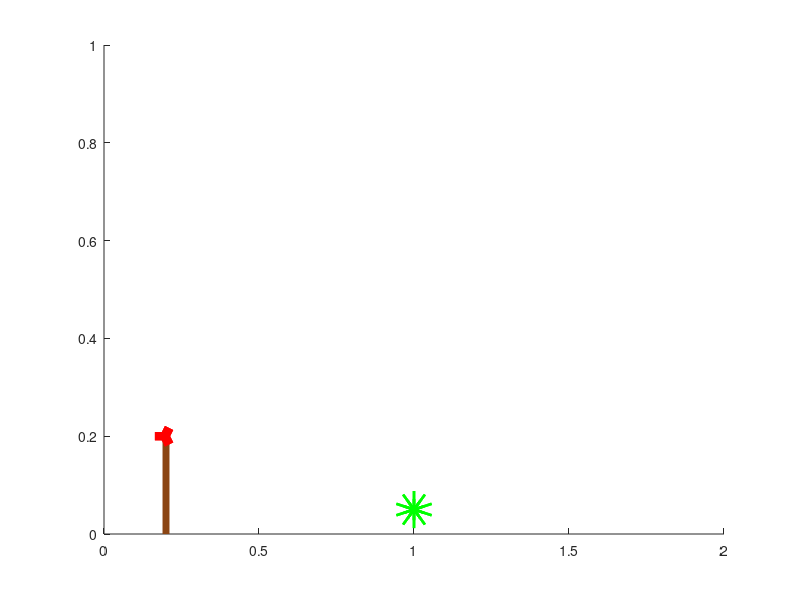

The MATLAB source for this figure:
function TestyTriangle

f=figure(1);
clf;
aH=axes('Xlim',[0,2],'Ylim',[0,1]);

% slingshot
line([0.2 0.2],[0 0.2],'color',[0.5451,0.2706,0.0745],'linewidth',5);
sling=line([0.2 0.2],[0.2 0.2],'color',[0.6275,0.3216,0.1765],'linewidth',2);
pos=text(1.56,0.96,'');

% bird
tri=line([0.2 0.2],[0.2 0.2],'color','red','linewidth',10,'Marker','>','MarkerFaceColor','r','ButtonDownFcn', @startDragFcn);

% pig
pig=line(1.0*[1 1],0.05*[1 1],'color','g','linewidth',21,'Marker','o','MarkerFaceColor','g');
set(pig,'Tag','Pig'); % allows us to locate the pig later

set(f,'WindowButtonUpFcn',@stopDragFcn);
set(f,'WindowButtonDownFcn',@startDragFcn); 

  function startDragFcn(varargin)
    set(f,'WindowButtonMotionFcn',@draggingFcn)
  end

  function draggingFcn(varargin)
    pt = get(aH,'CurrentPoint'); 
    dist = norm([pt(1),pt(3)]-[0.2,0.2]);
    if pt(1)<=0.2
      if dist<=0.15
        set(tri,'XData',pt(1)*[1 1],'YData',pt(3)*[1 1]);
        set(sling,'XData',[0.2 pt(1)],'YData',[0.2 pt(3)]);
        set(pos,'String',['x0 = ' num2str(pt(1)) ', y0 = ' num2str(pt(3))]);
      else
        newx=pt(1)+(dist-0.15)/dist*(0.2-pt(1));
        newy=pt(3)+(dist-0.15)/dist*(0.2-pt(3));
        set(tri,'XData',newx*[1 1],'YData',newy*[1 1]);
        set(sling,'XData',[0.2 newx],'YData',[0.2 newy]);
        set(pos,'String',['x0 = ' num2str(newx) ', y0 = ' num2str(newy)]);
      end
    end
  end

  function stopDragFcn(varargin)
    set(f,'WindowButtonMotionFcn','');
    sx=get(sling,'XData');
    sy=get(sling,'YData');
    dist = norm([sx(1)-sx(2),sy(1)-sy(2)]);
    if dist>0
      set(sling,'XData',[0.2 0.2],'YData',[0.2 0.2]);      
      set(tri,'color','w','MarkerFaceColor','w'); % triangle disappears
      px = get(pig,'XData'); % get pig's current location
      pig_x = px(1);
      
      x0=sx(2); y0=sy(2);
      speed=dist/0.15*4;

      % invoke the Shoot function for dynamic simulation
      hit = Shoot([x0;y0],atan((sy(2)-sy(1))/(sx(2)-sx(1))),speed,pig_x);
   
      position=get(pos,'Position');
      pos=text(1.56,position(2)-0.06,'');

      if hit
        % game over
        set(pos,'String','Hit!');
        set(f,'WindowButtonUpFcn','');
        set(f,'WindowButtonDownFcn',''); 
        set(f,'WindowButtonMotionFcn','');          
      else
        set(tri,'XData',[0.2 0.2],'YData',[0.2 0.2],'color','red','MarkerFaceColor','r'); % triangle reappears
      end
    end
  end
end
